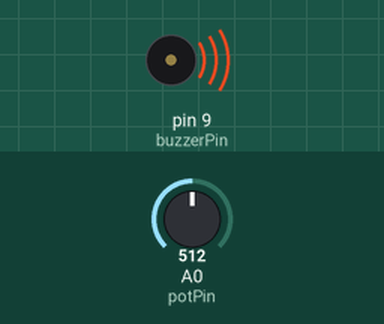
Simulated run of this sketch. Board: Arduino Uno, built with avr-gcc and run on an emulated ATmega328P. Parts: buzzer (waves = sounding). The inputs (shaded band) are chosen by the test bench; at power-on: A0 (potPin) = 512.

Above: at 0.1 s.
Timing chart, 0 to 1.6 s (numbered marks = the images above):
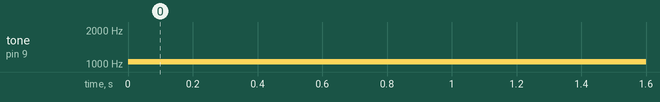

Measured:
- by itself, tone on pin 9 (buzzerPin): silent → 1050 Hz at 0.00 s

The sketch:

Potentiometer.ino
```cpp
const int potPin = A0;
const int buzzerPin = 9;

void setup() {
  pinMode(buzzerPin, OUTPUT);
}

void loop() {
  int potValue = analogRead(potPin);  // 0 to 1023

  int frequency = map(potValue, 0, 1023, 100, 2000);

  tone(buzzerPin, frequency);

  delay(10);
}
```
